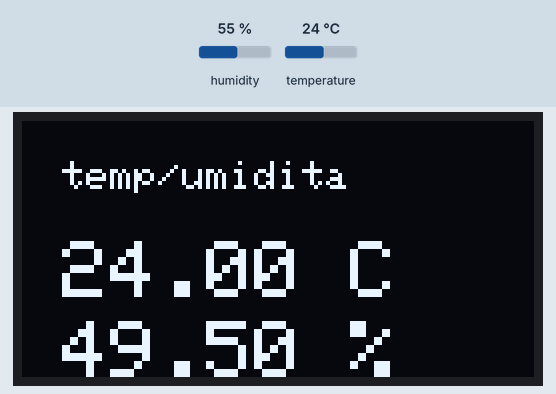
This sketch was run on a simulated ESP8266 (NodeMCU). Shown: 128×64 one-colour display. The inputs (shaded band) are chosen by the test bench; at power-on: humidity 55 %, temperature 24 °C. What the sketch prints to the serial monitor is not drawn.

Above: at 5.7 s.
5.8 s: humidity set to 22 %
At 11.1 s:
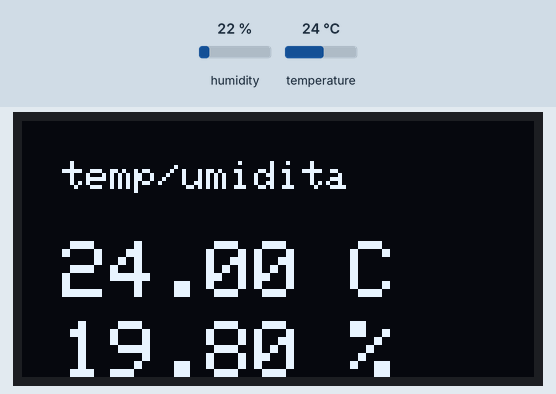
16.7 s: temperature set to 12 °C
At 20.33 s:
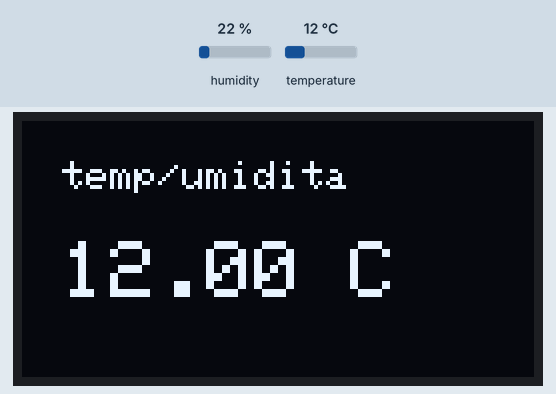
24.2 s: humidity set to 40 %
At 26.0 s:
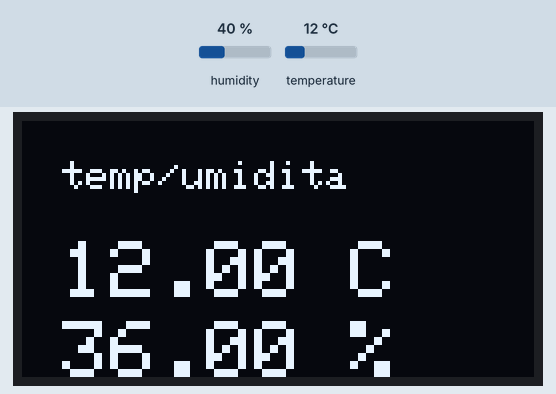
31.9 s: temperature set to 19 °C
At 36.6 s:
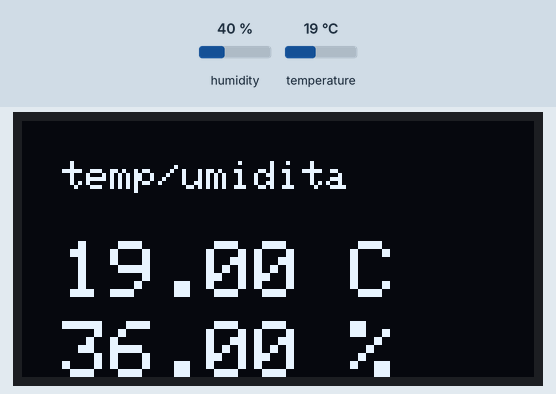
Timing chart, 0 to 38.1 s (numbered marks = the images above; inputs shaded):
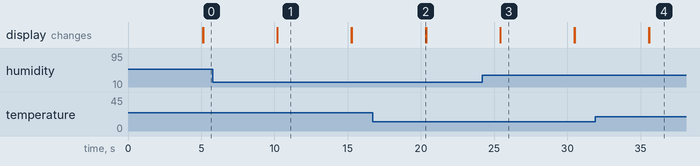

Measured:
- after the input at 5.8 s, the display: first differs from a run without the input after 4.4 s (image 1)
- after the input at 16.7 s, the display: changes after 3.6 s (image 2)
- after the input at 24.2 s, the display: first differs from a run without the input after 1.2 s (image 3)
- after the input at 31.9 s, the display: first changes after 3.7 s (image 4 shows a later state)
- what the display in image 1 shows lasts 5.1 s, from 10.2 s to 15.3 s

The sketch:

termometro_oled.ino
```cpp
#include <SPI.h>
#include <Wire.h>
#include <Adafruit_GFX.h>
#include <Adafruit_SSD1306.h>
#define OLED_RESET -1
#include <DHT_U.h>
#include <DHT.h>
#include <ESP8266WiFi.h>          //https://github.com/esp8266/Arduino
//needed for library
#include <DNSServer.h>
#include <ESP8266WebServer.h>
#include <WiFiManager.h>         //https://github.com/tzapu/WiFiManager
#include <ESP8266HTTPClient.h>
#define DHTTYPE DHT11
// DHT Sensor
const int DHTPin = 2;
// Initialize DHT sensor.
DHT dht(D4, DHTTYPE);

static char celsiusTemp[7];
Adafruit_SSD1306 display(-1);

void setup() {
    // put your setup code here, to run once:
    Serial.begin(115200);

    //WiFiManager
    //Local intialization. Once its business is done, there is no need to keep it around
    WiFiManager wifiManager;
    //reset saved settings
    //wifiManager.resetSettings();

    //set custom ip for portal
    //wifiManager.setAPStaticIPConfig(IPAddress(10,0,1,1), IPAddress(10,0,1,1), IPAddress(255,255,255,0));

    //fetches ssid and pass from eeprom and tries to connect
    //if it does not connect it starts an access point with the specified name
    //here  "AutoConnectAP"
    //and goes into a blocking loop awaiting configuration
        //wifiManager.autoConnect("AutoConnectAP");
        //WiFi.begin("WebPocket-E036","antonio71");
    //or use this for auto generated name ESP + ChipID
    //wifiManager.autoConnect();


    //if you get here you have connected to the WiFi
    Serial.println("connected...yeey :)");

    display.begin(SSD1306_SWITCHCAPVCC, 0x3C, false);
     display.setTextSize(1);
  display.setTextColor(WHITE);
  display.setCursor(10,0);
  display.clearDisplay();
  display.println("scroll");
  display.display();
    dht.begin();


}

void loop() {

    // put your main code here, to run repeatedly:
     delay(5000);
     String temperatura(dht.readTemperature());
     String umidita(dht.readHumidity()*0.9);
     display.clearDisplay();
      display.setTextSize(1);
      display.setCursor(10,10);
     display.println("temp/umidita");
     display.setTextSize(2);
     display.setCursor(10,30);
     //display.setTextColor(0XF800);
     display.println(temperatura+" C");
     display.display();
     display.setCursor(10,50);
     //display.setTextColor(BLUE);
     display.println(umidita+" %");
     display.display();

     //Serial.println(dht.readTemperature(),6,2,celsiusTemp);

     Serial.println(temperatura);
     Serial.println(umidita);
//      HTTPClient http;

//      http.begin("http://www.heritagexperience.com/raspberryWS/raspberryloaddataWS.php?action=insertdata&descrizione=temperatura-camera&valueFloat="+temperatura);
//      int httpCode = http.GET();
//      if (httpCode > 0) { //Check the returning code

//      String payload = http.getString();   //Get the request response payload
//      Serial.println(payload);                     //Print the response payload

 //   }
//     http.end();
//     http.begin("http://www.heritagexperience.com/raspberryWS/raspberryloaddataWS.php?action=insertdata&descrizione=umidita-camera&valueFloat="+umidita);
//      int httpCode2 = http.GET();
//      if (httpCode2 > 0) { //Check the returning code

//      String payload = http.getString();   //Get the request response payload
//      Serial.println(payload);                     //Print the response payload

//    }

 //   http.end();
// Serial.println(WiFi.localIP());

}
```
